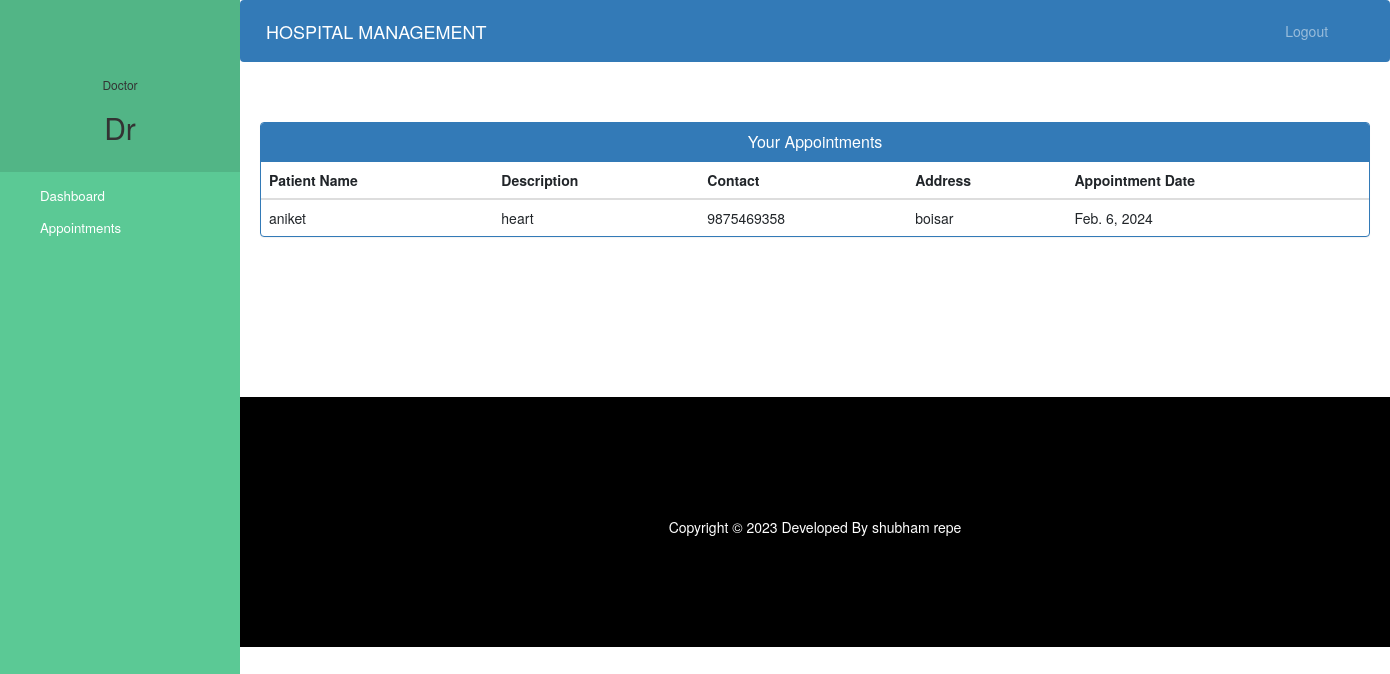
Screenshot of /doctor-view-appointment (signed in) with the database file from the repository.
### app/models.py (models this page shows, shortened)
class Appointment(models.Model):
    patientId=models.PositiveIntegerField(null=True)
    doctorId=models.PositiveIntegerField(null=True)
    patientName=models.CharField(max_length=40,null=True)
    doctorName=models.CharField(max_length=40,null=True)
    appointmentDate=models.DateField(auto_now=True)
    description=models.TextField(max_length=500)
    status=models.BooleanField(default=False)

class Patient(models.Model):
    user=models.OneToOneField(User,on_delete=models.CASCADE)
    profile_pic= models.ImageField(upload_to='profile_pic/PatientProfilePic/',null=True,blank=True)
    address = models.CharField(max_length=40)
    mobile = models.CharField(max_length=20,null=False)
    symptoms = models.CharField(max_length=100,null=False)
    assignedDoctorId = models.PositiveIntegerField(null=True)
    admitDate=models.DateField(auto_now=True)
    status=models.BooleanField(default=False)

### app/views.py (the view)
# urls.py: path('doctor-view-appointment', views.doctor_view_appointment_view,name='doctor-view-appointment'),
def doctor_view_appointment_view(request):
    doctor=models.Doctor.objects.get(user_id=request.user.id) #for profile picture of doctor in sidebar
    appointments=models.Appointment.objects.all().filter(status=True,doctorId=request.user.id)
    patientid=[]
    for a in appointments:
        patientid.append(a.patientId)
    patients=models.Patient.objects.all().filter(status=True,user_id__in=patientid)
    appointments=zip(appointments,patients)
    return render(request,'doctor_view_appointment.html',{'appointments':appointments,'doctor':doctor})

### app/templates/doctor_view_appointment.html (shortened to what this page needs)
{% extends 'doctor_base.html' %}
{% block content %}
{%load static%}
<head>
  <link href="//netdna.bootstrapcdn.com/bootstrap/3.0.0/css/bootstrap.min.css" rel="stylesheet" id="bootstrap-css">
</head>
<div class="container">
  <div class="panel panel-primary">
    <div class="panel-heading">
      <h6 class="panel-title">Your Appointments</h6>
    </div>
    <table class="table table-hover" id="dev-table">
      <thead>
        <tr>
          <th>Patient Name</th>
          <th>Description</th>
          <th>Contact</th>
          <th>Address</th>
          <th>Appointment Date</th>
        </tr>
      </thead>
      {% for a,p in appointments %}
      <tr>
        <td>{{a.patientName}}</td>
        <td>{{a.description}}</td>
        <td>{{p.mobile}}</td>
        <td>{{p.address}}</td>
        <td>{{a.appointmentDate}}</td>
      </tr>
      {% endfor %}
    </table>
  </div>
</div>
{% endblock content %}

### app/templates/doctor_base.html (shortened to what this page needs)
<!DOCTYPE html>
{% load static %}
<html lang="en">
<head>
  <link rel="stylesheet" href="https://stackpath.bootstrapcdn.com/bootstrap/4.3.1/css/bootstrap.min.css">
  <link rel="stylesheet" href="https://maxcdn.bootstrapcdn.com/font-awesome/4.7.0/css/font-awesome.min.css">
</head>
<body>
  <nav class="menu" tabindex="0">
    <header class="avatar">
      <br><br>
      <h6>Doctor</h6>
      <h2>{{request.user.first_name}}</h2>
    </header>
    <ul>
      <li tabindex="0" class="icon-dashboard"> <a style="color:white; text-decoration:none;" href="/doctor-dashboard"><span>Dashboard</span></a> </li>
      <li tabindex="0" class="icon-calendar"> <a style="color:white; text-decoration:none;" href="/doctor-appointment"><span>Appointments</span></a></li>
    </ul>
  </nav>
  <main>
    <div class="bs-example">
      <nav class="navbar navbar-expand-md  navbar-dark fixed-top" style="background:#337AB7;">
        <a href="/doctor-dashboard" class="navbar-brand">HOSPITAL MANAGEMENT</a>
        <div class="collapse navbar-collapse justify-content-between" id="navbarCollapse">
          <div class="navbar-nav" style=" margin-left: 90%;">
            <a href="/logout" class="nav-item nav-link">Logout</a>
          </div>
        </div>
      </nav>
    </div>
    <br><br>
    {% block content %}
    {% endblock content %}
    <br><br><br><br><br><br><br>
    <footer>
      <br>
      <div class="container">
        <div class="row">
          <div class="col-md-12 col-sm-12">
            <div style="color:#ffffff;" class="wow fadeInUp footer-copyright">
              <p>
                Copyright &copy; 2023 Developed By shubham repe </p>
            </div>
          </div>
        </div>
      </div>
    </footer>
  </main>
</body>
</html>

### app/templates/doctor_base.html (style rules this page uses)
a:link { text-decoration: none; }
a { color: white; }
footer { padding: 0px 0px 0px 0px; background-color: black; margin: 0px; }
p { text-align: center; }
body { padding-left: 240px; }
main { position: relative; height: 100vh; }
.menu { background: #5bc995; height: 100vh; width: 240px; position: fixed; top: 0px; left: 0; z-index: 5; outline: none; }
.menu .avatar { background: rgba(0, 0, 0, 0.1); padding: 2em 0.5em; text-align: center; }
.menu .avatar h2 { font-weight: normal; margin-bottom: 0; }
.menu ul { list-style: none; padding: 0.5em 0; margin: 0; }
.menu ul li { padding: 0.5em 1em 0.5em 3em; font-size: 0.95em; font-weight: regular; background-repeat: no-repeat; background-position: left 15px center; background-size: auto 20px; transition: all 0.15s linear; cursor: pointer; }
.menu ul li.icon-dashboard { background-image: url("http://www.entypo.com/images//gauge.svg"); }
.menu ul li.icon-calendar { background-image: url("http://www.entypo.com/images//calendar.svg"); }

### app/templates/doctor_view_appointment.html (style rules this page uses)
a:link { text-decoration: none; }
h6 { text-align: center; }
.row { margin: 100px; }

### rows the page displays
Appointment: patientName "aniket", description "heart", mobile "9875469358", address "boisar", appointmentDate "Feb. 6, 2024"

### other values shown
{{ request.user.first_name }} "Dr"
